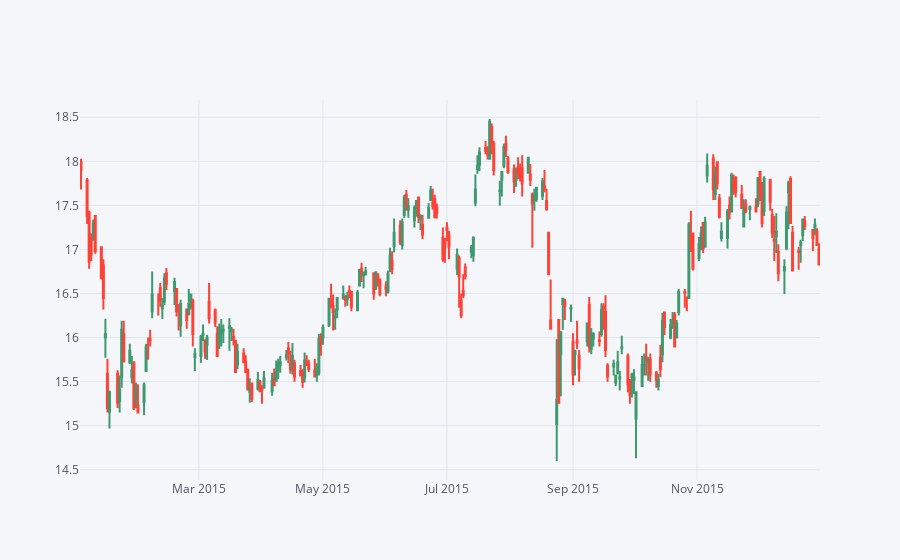

Notebook code cell kept with this figure:
### Markdown cell above
** Use .iplot(kind='candle) to create a candle plot of Bank of America's stock from Jan 1st 2015 to Jan 1st 2016.**

### Code cell
BAC[['open', 'high', 'low', 'close']].loc['2015-01-01':'2016-01-01'].iplot(kind='candle')

### Figure 1 — Plotly figure (JSON) as saved in the notebook; plotly's stock layout.template omitted (floating-point values rounded to 4 significant figures; data arrays with more than 128 entries replaced by an {"elided": "..."} marker saying what was removed)
{"data": [{"close": {"elided": "252 float values"}, "high": {"elided": "252 float values"}, "low": {"elided": "252 float values"}, "open": {"elided": "252 float values"}, "showlegend": false, "type": "candlestick", "x": {"elided": "252 str values"}, "yaxis": "y2"}], "layout": {"legend": {"bgcolor": "#F5F6F9", "font": {"color": "#4D5663"}}, "paper_bgcolor": "#F5F6F9", "plot_bgcolor": "#F5F6F9", "title": {"font": {"color": "#4D5663"}}, "xaxis": {"gridcolor": "#E1E5ED", "rangeslider": {"visible": false}, "showgrid": true, "tickfont": {"color": "#4D5663"}, "title": {"font": {"color": "#4D5663"}, "text": ""}, "zerolinecolor": "#E1E5ED"}, "yaxis": {"gridcolor": "#E1E5ED", "showgrid": true, "showticklabels": false, "tickfont": {"color": "#4D5663"}, "title": {"font": {"color": "#4D5663"}, "text": ""}, "zerolinecolor": "#E1E5ED"}, "yaxis2": {"gridcolor": "#E1E5ED", "showgrid": true, "tickfont": {"color": "#4D5663"}, "title": {"font": {"color": "#4D5663"}, "text": ""}, "zerolinecolor": "#E1E5ED"}}}
